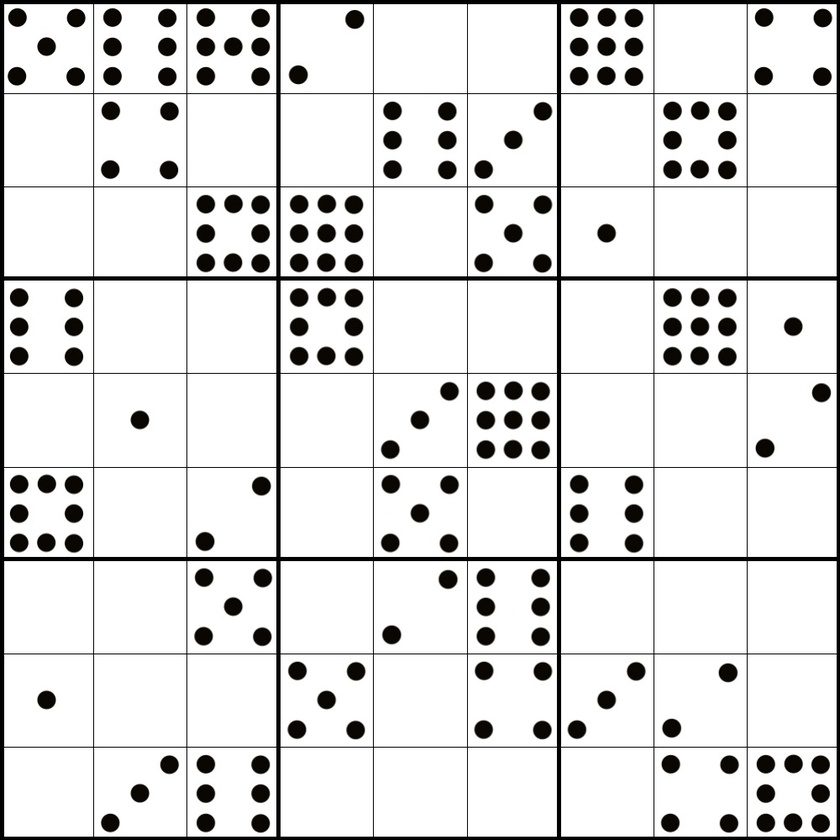
#> input picture sudoku_image.jpg, 840 x 840 px, shrunk from 1000 x 1000 before the run
$ python sudoku.py
#> lines starting #> are read from the running program, lines starting #| are printed output that depends on the picture
from PIL import Image, ImageDraw
import cv2 as cv
import numpy as np

# Sudoku resmini yükle
sudoku_image = Image.open("sudoku_image.jpg")
#> sudoku_image is the input picture: PIL image 840x840 RGB; mean R, G, B 224.4, 224.2, 223.9
draw = ImageDraw.Draw(sudoku_image)
zero_count = 0
box_size = sudoku_image.width // 9
#> box_size = 93
detected_circles = None
box_images = [[0 for _ in range(9)] for _ in range(9)]
box_dot_counts = [[0 for _ in range(9)] for _ in range(9)]
for i in range(9):
    for j in range(9):
        x1 = j * box_size
        y1 = i * box_size
        x2 = x1 + box_size
        y2 = y1 + box_size
        draw.rectangle([(x1, y1), (x2, y2)], outline ="red")

        # Kutunun içindeki siyah yuvarlakları say
        box_image = sudoku_image.crop((x1, y1, x2, y2))
        box_pixels = box_image.load()
        box = np.array(box_image)
        box_images[i][j] = box
        gray = cv.cvtColor(box_images[i][j], cv.COLOR_BGR2GRAY)
        gray_blurred = cv.blur(gray, (3, 3))
        detected_circles = cv.HoughCircles(gray_blurred,
                   cv.HOUGH_GRADIENT, 1, 20, param1 = 50,
               param2 = 30, minRadius = 1, maxRadius = 40)
        if detected_circles is not None:
            detected_circles = np.uint16(np.around(detected_circles))
            box_dot_counts[i][j] = len(detected_circles[0, :])
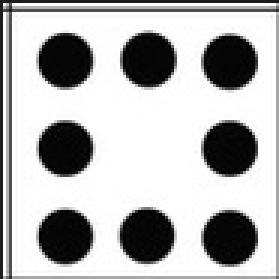
#> gray: shape (93, 93) (shown 3 times larger); min 0, max 255, mean 180.5
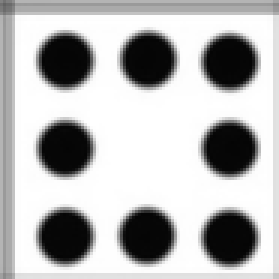
#> gray_blurred: shape (93, 93) (shown 3 times larger); min 4, max 255, mean 182.7
#> after the loop, box_dot_counts = 9 items, first 6: [5, 6, 7, 2, 0, 0, 9, 0, 4], [0, 4, 0, 0, 6, 3, 0, 8, 0], [0, 0, 8, 9, 0, 5, 1, 0, 0], [6, 0, 0, 8, 0, 0, 0, 9, 1], [0, 1, 0, 0, 3, 9, 0, 0, 2], [8, 0, 2, 0, 5, 0, 6, 0, 0]; box_images = 9 items

for row in box_dot_counts:
    for column in row:
        if column == 0:
            zero_count += 1
#> this loop made 9 passes
#> row on passes 1 to 9: [5, 6, 7, 2, 0, 0, 9, 0, 4], [0, 4, 0, 0, 6, 3, 0, 8, 0], [0, 0, 8, 9, 0, 5, 1, 0, 0], [6, 0, 0, 8, 0, 0, 0, 9, 1], [0, 1, 0, 0, 3, 9, 0, 0, 2], [8, 0, 2, 0, 5, 0, 6, 0, 0], [0, 0, 5, 0, 2, 6, 0, 0, 0], [1, 0, 0, 5, 0, 4, 3, 2, 0], [0, 3, 6, 0, 0, 0, 0, 4, 8]
#> after the loop, zero_count = 43

print(box_dot_counts)
#> (printed output is left out)
print(zero_count)
#| 43
print("Total Finished : %"+str(round((zero_count/81)*100)))
#| Total Finished : %53
sudoku_image.save("sudoku_image_boxes.jpg")
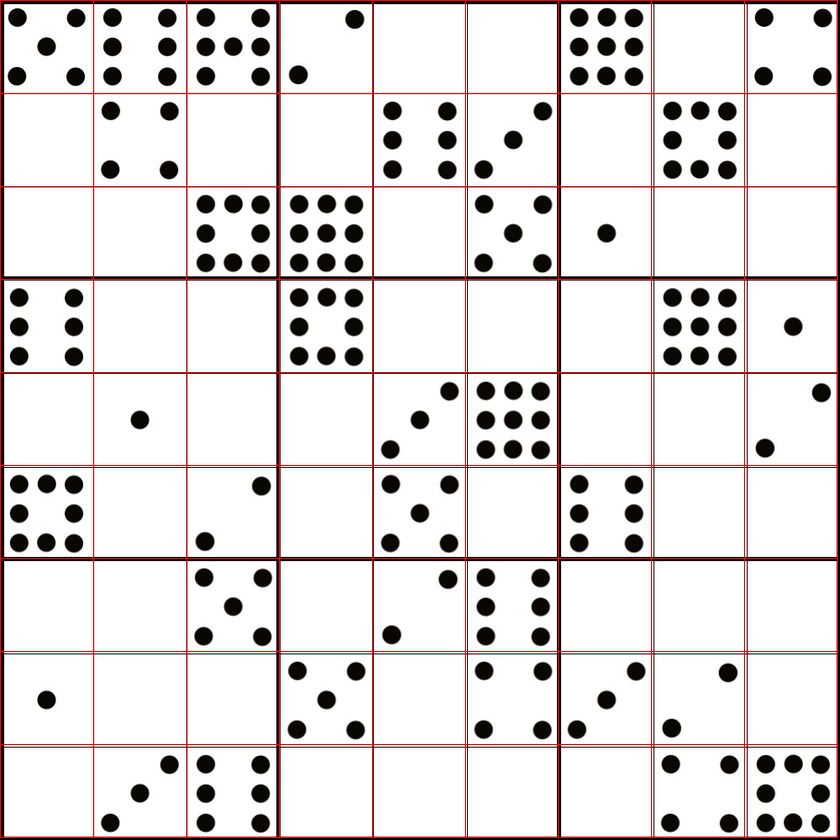
#> saved as sudoku_image_boxes.jpg: PIL image 840x840 RGB; mean R, G, B 227.8, 221.6, 221.3
